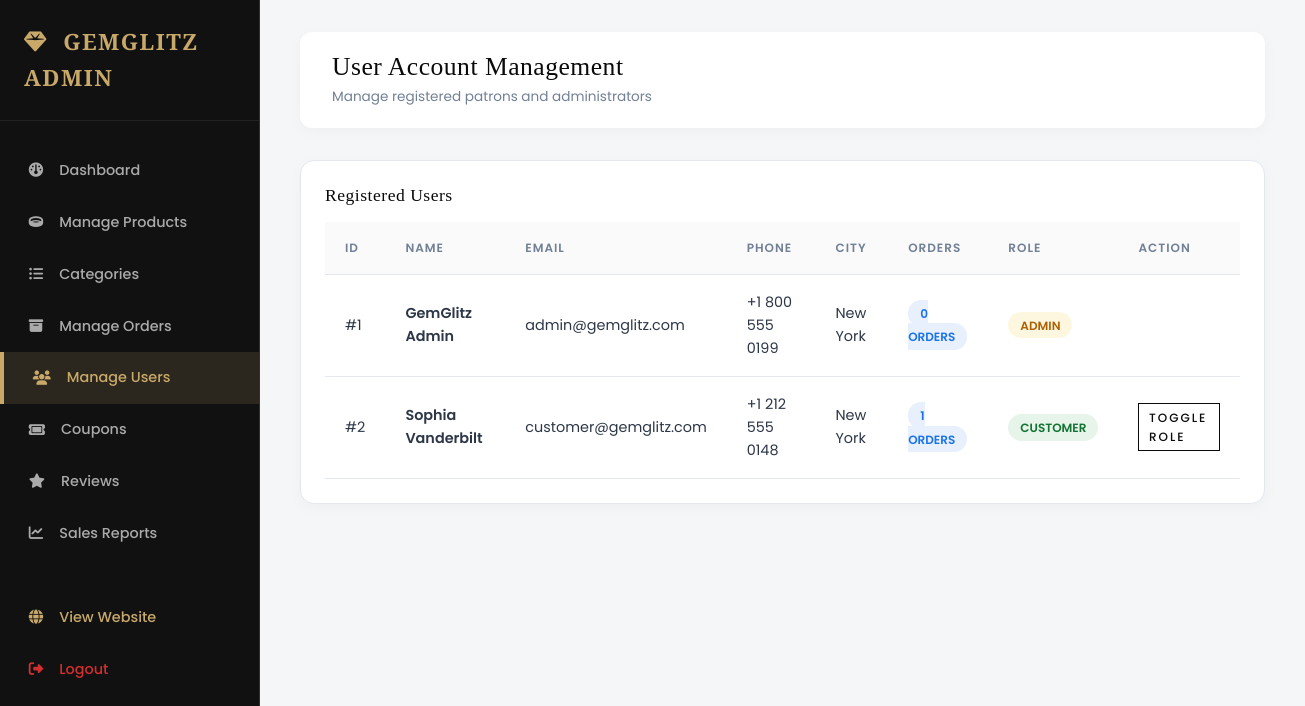
The page /admin/users.php (signed in) on the database its author committed.
### tables this page shows
CREATE TABLE `users` (
  `id` INT AUTO_INCREMENT PRIMARY KEY,
  `first_name` VARCHAR(50) NOT NULL,
  `last_name` VARCHAR(50) NOT NULL,
  `email` VARCHAR(100) UNIQUE NOT NULL,
  `password` VARCHAR(255) NOT NULL,
  `phone` VARCHAR(20) DEFAULT NULL,
  `address` TEXT DEFAULT NULL,
  `city` VARCHAR(50) DEFAULT NULL,
  `state` VARCHAR(50) DEFAULT NULL,
  `zip` VARCHAR(20) DEFAULT NULL,
  `role` ENUM('admin', 'customer') DEFAULT 'customer',
  `created_at` DATETIME DEFAULT CURRENT_TIMESTAMP
);

### includes/functions.php (called while the page is built, shortened)
<?php
function sanitize($data) {
    return htmlspecialchars(trim($data), ENT_QUOTES, 'UTF-8');
}
function get_current_user_id() {
    return $_SESSION['user_id'] ?? null;
}
?>

### admin/users.php (the view, shortened to what this page needs)
<?php
require_once __DIR__ . '/../includes/admin_header.php';
require_once __DIR__ . '/../includes/admin_sidebar.php';
$users = $pdo->query("SELECT u.*, COUNT(o.id) as order_count FROM users u LEFT JOIN orders o ON u.id = o.user_id GROUP BY u.id ORDER BY u.id ASC")->fetchAll();
?>
<main class="admin-main">
  <div class="admin-header">
    <div>
      <h2 style="font-size:1.6rem; font-family:'Playfair Display', serif;">User Account Management</h2>
      <span style="font-size:0.85rem; color:#718096;">Manage registered patrons and administrators</span>
    </div>
  </div>
  <div class="table-card">
    <h3 style="font-size:1.1rem; font-family:'Playfair Display', serif; margin-bottom:1rem;">Registered Users</h3>
    <table class="data-table">
      <thead>
        <tr>
          <th>ID</th>
          <th>Name</th>
          <th>Email</th>
          <th>Phone</th>
          <th>City</th>
          <th>Orders</th>
          <th>Role</th>
          <th>Action</th>
        </tr>
      </thead>
      <tbody>
        <?php foreach ($users as $u): ?>
          <tr>
            <td>#<?php echo $u['id']; ?></td>
            <td style="font-weight:600;"><?php echo sanitize($u['first_name'] . ' ' . $u['last_name']); ?></td>
            <td><?php echo sanitize($u['email']); ?></td>
            <td><?php echo sanitize($u['phone'] ?? 'N/A'); ?></td>
            <td><?php echo sanitize($u['city'] ?? 'N/A'); ?></td>
            <td><span class="badge-status badge-info"><?php echo $u['order_count']; ?> orders</span></td>
            <td>
              <span class="badge-status <?php echo $u['role'] === 'admin' ? 'badge-warning' : 'badge-success'; ?>">
                <?php echo strtoupper($u['role']); ?>
              </span>
            </td>
            <td>
              <?php if ($u['id'] != get_current_user_id()): ?>
                <a href="users.php?toggle_role=<?php echo $u['id']; ?>" class="btn btn-outline" style="padding:0.25rem 0.6rem; font-size:0.75rem;">
                  Toggle Role
                </a>
              <?php endif; ?>
            </td>
          </tr>
        <?php endforeach; ?>
      </tbody>
    </table>
  </div>
</main>
</div>
</body>
</html>

### assets/css/style.css (style rules this page uses)
:root { --primary-gold: #C8A96A; --accent-gold: #D4AF37; --gold-subtle: rgba(200, 169, 106, 0.15); --dark-bg: #0A0A0A; --dark-card: #121212; --dark-border: #222222; --white: #FFFFFF; --secondary-bg: #FAFAFA; --gray-text: #666666; --light-gray: #AAAAAA; --border-color: #EEEEEE; --success: #2E7D32; --error: #D32F2F; --font-heading: 'Playfair Display', Georgia, serif; --font-body: 'Poppins', -apple-system, BlinkMacSystemFont, sans-serif; --transition: all 0.35s cubic-bezier(0.16, 1, 0.3, 1); --radius-sm: 4px; --radius-md: 8px; --radius-lg: 16px; }
*, *::before, *::after { box-sizing: border-box; margin: 0; padding: 0; }
html { scroll-behavior: smooth; font-size: 16px; }
body { font-family: var(--font-body); background-color: var(--white); color: var(--dark-bg); line-height: 1.6; overflow-x: hidden; transition: background-color 0.3s ease, color 0.3s ease; }
a { color: inherit; text-decoration: none; transition: var(--transition); }
h1, h2, h3, h4, h5, h6 { font-family: var(--font-heading); font-weight: 400; line-height: 1.2; color: var(--dark-bg); letter-spacing: 0.5px; }
.btn { display: inline-flex; align-items: center; justify-content: center; gap: 0.6rem; padding: 0.85rem 2rem; font-family: var(--font-body); font-weight: 500; font-size: 0.8rem; letter-spacing: 2px; text-transform: uppercase; border-radius: 0; border: 1px solid transparent; cursor: pointer; transition: var(--transition); }
.btn-outline { background: transparent; border: 1px solid var(--dark-bg); color: var(--dark-bg); }

### assets/css/admin.css (style rules this page uses)
:root { --admin-sidebar-w: 260px; --admin-bg: #F4F6F8; --admin-sidebar-bg: #111111; --admin-card-bg: #FFFFFF; --admin-border: #E3E8EE; --admin-primary: #C8A96A; --admin-text: #2D3748; }
body.admin-body { background-color: var(--admin-bg); font-family: 'Poppins', sans-serif; color: var(--admin-text); margin: 0; }
.admin-main { margin-left: var(--admin-sidebar-w); flex-grow: 1; padding: 2rem 2.5rem; }
.admin-header { display: flex; align-items: center; justify-content: space-between; margin-bottom: 2rem; background: #FFFFFF; padding: 1.25rem 2rem; border-radius: 12px; box-shadow: 0 4px 15px rgba(0,0,0,0.03); }
.table-card { background: #FFFFFF; border-radius: 14px; padding: 1.5rem; box-shadow: 0 4px 15px rgba(0,0,0,0.03); border: 1px solid var(--admin-border); }
.data-table { width: 100%; border-collapse: collapse; margin-top: 1rem; }
.data-table th, .data-table td { padding: 1rem 1.25rem; text-align: left; border-bottom: 1px solid var(--admin-border); font-size: 0.9rem; }
.data-table th { background: #FAFAFA; font-weight: 600; text-transform: uppercase; font-size: 0.75rem; letter-spacing: 1px; color: #718096; }
.badge-status { padding: 0.3rem 0.75rem; border-radius: 50px; font-size: 0.75rem; font-weight: 600; text-transform: uppercase; }
.badge-success { background: #E6F4EA; color: #137333; }
.badge-warning { background: #FEF7E0; color: #B06000; }
.badge-info { background: #E8F0FE; color: #1A73E8; }

### rows shown on the page
users: id "1", first_name+last_name "GemGlitz Admin", email "admin@gemglitz.com", phone "+1 800 555 0199", city "New York", order_count "0", role "ADMIN"
users: id "2", first_name+last_name "Sophia Vanderbilt", email "customer@gemglitz.com", phone "+1 212 555 0148", city "New York", order_count "1", role "CUSTOMER"
